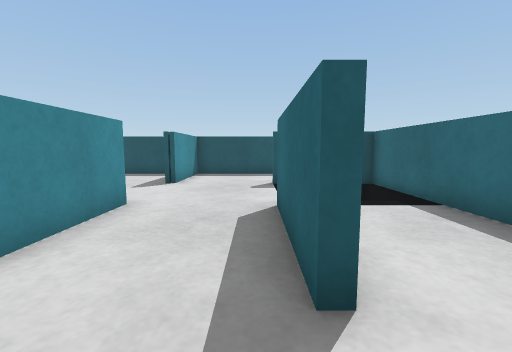
View 1 (above)

16 first-person views from a walk through a world built for the Webots simulator. The camera is 0.1 m above the floor, tilts 6° down and sees 90° across. The floor is counted in squares, 0.1 m on a side. Each view is taken from the middle of a square. On the plan, view 1 faces up. The plan holds only what a view shows up to about 11 squares ahead; the rest is blank. The robots in the file are not drawn.

View 2
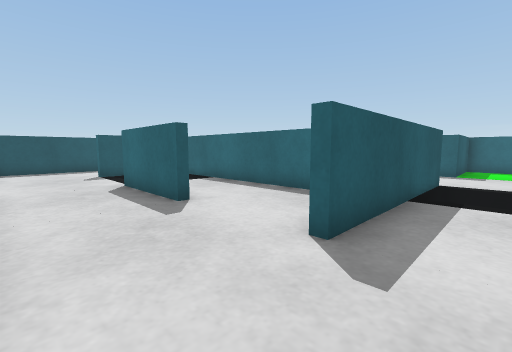

View 3
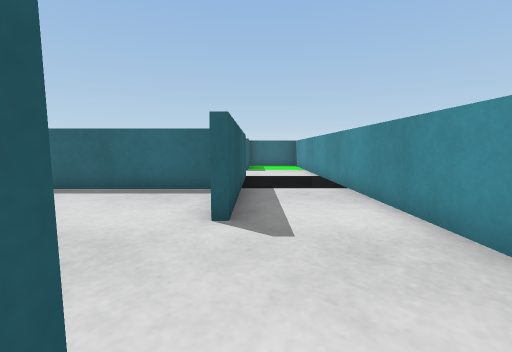

View 4
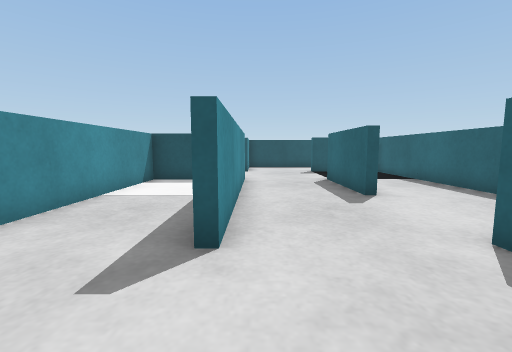

View 5
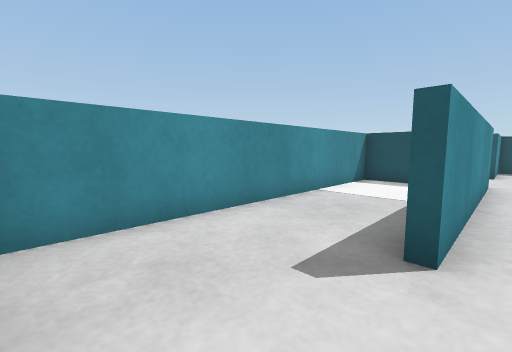

View 6
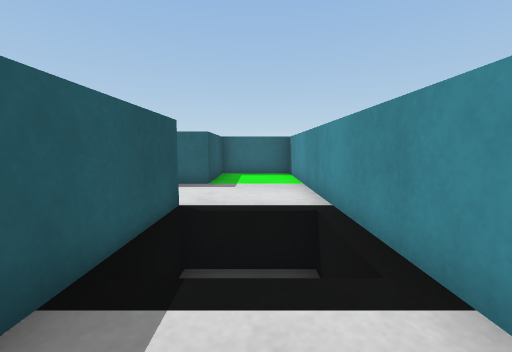

View 7
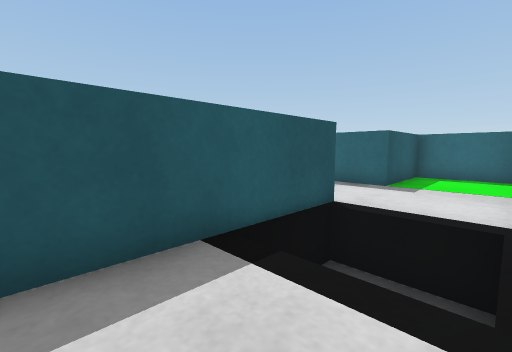

View 8
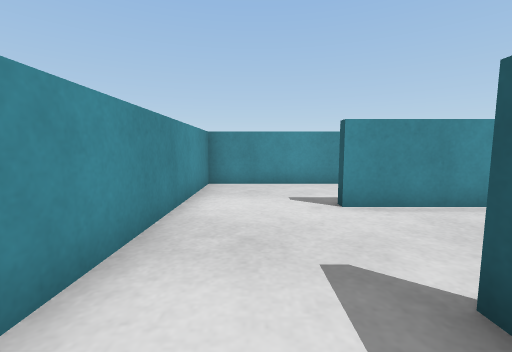

View 9
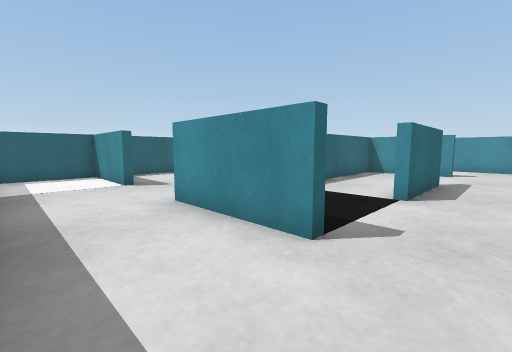

View 10
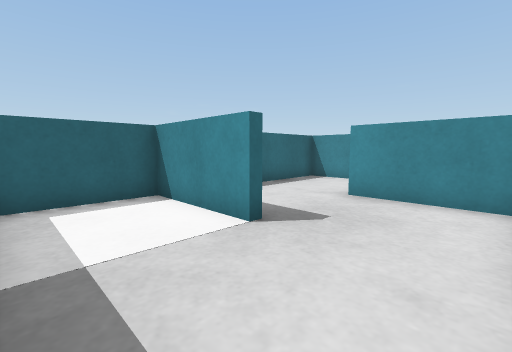

View 11
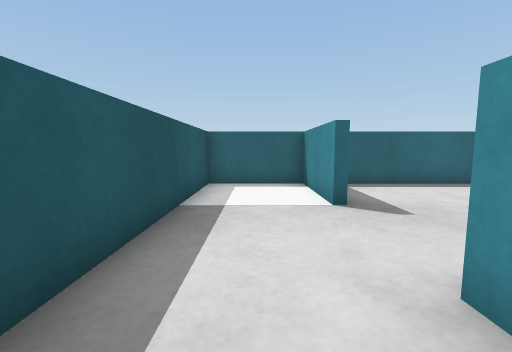

View 12
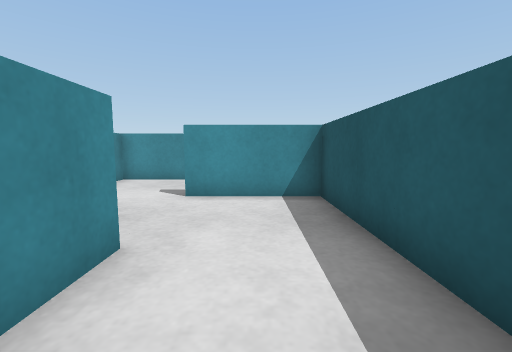

View 13
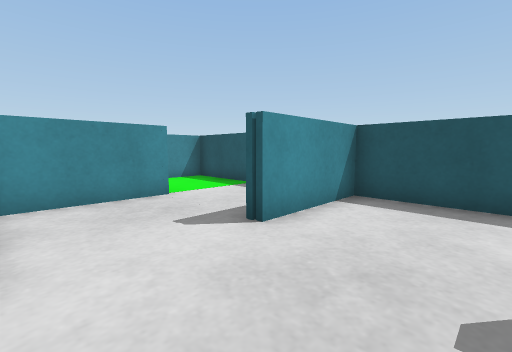

View 14
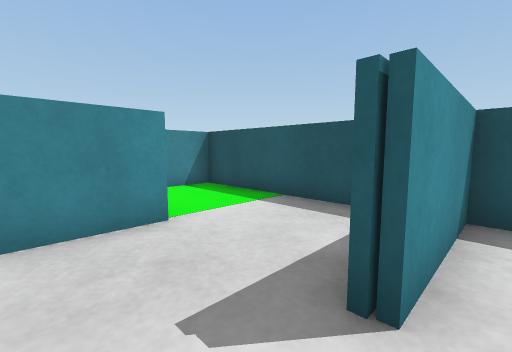

View 15
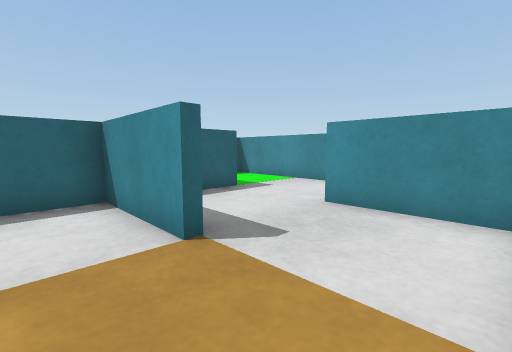

View 16
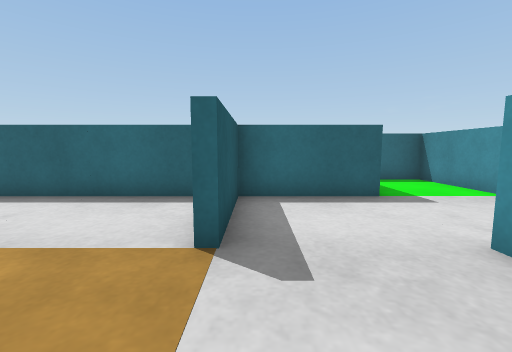

### Floor plan
Key: @ floor where view 1 was taken; # wall or solid block; . floor; v drop or lower ground; P cyan post.
Columns run from 9 left of view 1 to 13 right of it. Each row starts with its distance up from view 1.
 11  ###################
 10 #   ..#............#
  9 #   ..#............#
  8     P.#......P.....#
  7    #......###...####
  6    #......v #......#
  5    #...P..vv#......#
  4    ####..#..####...#
  3    #..#..#..#......#
  2    #..#..#..#......#
  1    #..#.....#...####
  0    #..#..@..#......#
 -1    #..#.....#......###
 -2    #......######..P   #
 -3    #.........v v...   #
 -4    #.........###...   #
 -5    ########### #######

Positions as (right, up) in squares from view 1, and headings:
1: (0, 0), facing up
2: (-2, -3), facing up-right
3: (-3, -2), facing right
4: (-2, -4), facing up
5: (-2, -4), facing up-left
6: (2, -3), facing right
7: (2, -4), facing up-right
8: (2, -3), facing left
9: (-1, 10), facing down-right
10: (4, 10), facing down-right
11: (2, 9), facing right
12: (3, 9), facing left
13: (0, 5), facing up-left
14: (-2, 6), facing up-left
15: (4, 3), facing down-right
16: (4, 1), facing right
